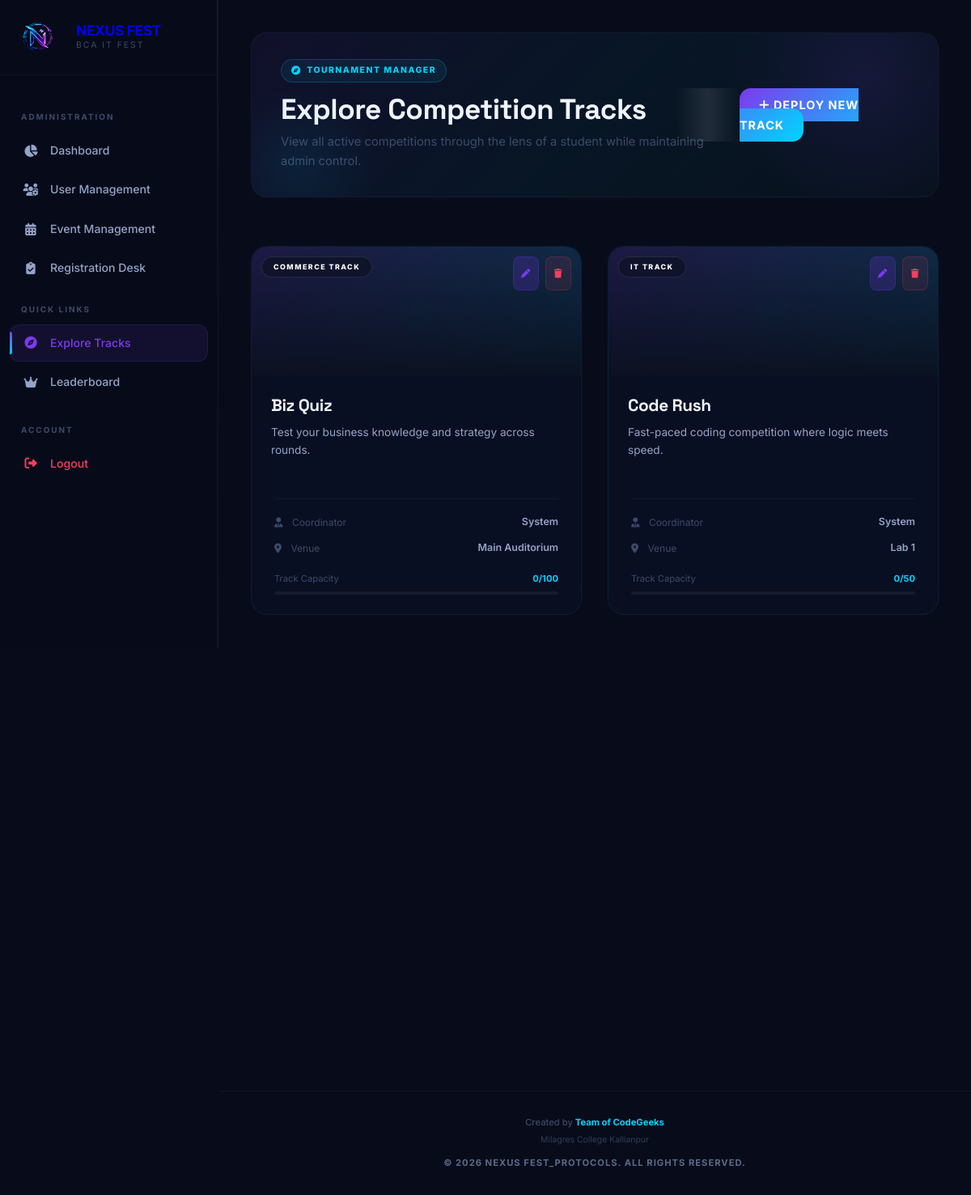
The app's page /admin_explore_events.php (signed in) with its own data.
### tables this page shows
CREATE TABLE IF NOT EXISTS `events` (
  `id` int(11) NOT NULL AUTO_INCREMENT,
  `name` varchar(255) NOT NULL,
  `category` varchar(50) NOT NULL,
  `eligibility_stream` varchar(50) DEFAULT 'ALL',
  `description` text,
  `rules` text,
  `date` date DEFAULT NULL,
  `time` time DEFAULT NULL,
  `venue` varchar(255) DEFAULT NULL,
  `coordinator_name` varchar(255) DEFAULT NULL,
  `coordinator_phone` varchar(20) DEFAULT NULL,
  `coordinator_id` varchar(20) DEFAULT NULL,
  `max_participants` int(11) DEFAULT '0',
  `current_participants` int(11) DEFAULT '0',
  `image` varchar(255) DEFAULT NULL,
  `is_team_event` tinyint(1) DEFAULT '0',
  `min_team_size` int(11) DEFAULT '2',
  `max_team_size` int(11) DEFAULT '4',
  `status` enum('active','full','completed') DEFAULT 'active',
  `created_at` timestamp NOT NULL DEFAULT CURRENT_TIMESTAMP,
  PRIMARY KEY (`id`)
);

### admin_explore_events.php (the view, shortened to what this page needs)
<?php
include 'includes/header.php';
$stmt = $pdo->query("SELECT * FROM events ORDER BY category, name");
$events = $stmt->fetchAll();
?>
<div style="padding: 40px;">
    <div class="dashboard-header" style="margin-bottom: 40px;">
        <div class="header-content">
            <div
                style="display: inline-flex; align-items: center; gap: 8px; background: rgba(0, 212, 255, 0.08); border: 1px solid rgba(0, 212, 255, 0.2); padding: 5px 12px; border-radius: 50px; margin-bottom: 12px;">
                <i class="fa-solid fa-compass" style="font-size: 0.7rem; color: var(--accent-1);"></i>
                <span
                    style="font-size: 0.65rem; font-weight: 800; color: var(--accent-1); text-transform: uppercase; letter-spacing: 1.5px;">Tournament
                    Manager</span>
            </div>
            <h1 style="font-family: 'Space Grotesk', sans-serif; font-size: 2.2rem; font-weight: 700; margin: 0;">
                Explore Competition Tracks</h1>
            <p style="color: var(--text-dim); margin-top: 8px;">View all active competitions through the lens of a
                student while maintaining admin control.</p>
        </div>
        <div class="header-actions">
            <a href="admin.php?tab=events" class="btn-start-dash"
                style="text-decoration: none; width: auto; padding: 12px 24px;">
                <i class="fa-solid fa-plus"></i> DEPLOY NEW TRACK
            </a>
        </div>
    </div>
    <div
        style="display: grid; grid-template-columns: repeat(auto-fill, minmax(360px, 1fr)); gap: 32px; padding: 20px 0 60px;">
        <?php foreach ($events as $index => $event): ?>
            <div class="glass event-card-premium"
                style="padding: 0; display: flex; flex-direction: column; overflow: hidden; position: relative; transition: 0.3s; border-color: rgba(0, 212, 255, 0.08); margin-bottom: 20px;">
                <div style="height: 160px; position: relative; overflow: hidden; background: var(--bg-card);">
                    <?php if ($event['image']): ?>
                        <img src="<?= $event['image'] ?>" alt="<?= htmlspecialchars($event['name']) ?>"
                            style="width: 100%; height: 100%; object-fit: cover; transition: transform 0.5s ease;"
                            class="card-img-top">
                    <?php else: ?>
                        <div
                            style="width: 100%; height: 100%; background: var(--grad-primary); opacity: 0.15; display: flex; align-items: center; justify-content: center;">
                            <i class="fa-solid fa-microchip"
                                style="font-size: 2.5rem; color: var(--accent-1); opacity: 0.4;"></i>
                        </div>
                    <?php endif; ?>
                    <div
                        style="position: absolute; bottom: 0; left: 0; right: 0; height: 100%; background: linear-gradient(to bottom, transparent 0%, rgba(10, 15, 30, 0.9) 100%);">
                    </div>
                    <div
                        style="position: absolute; top: 12px; left: 12px; display: inline-flex; align-items: center; gap: 6px; background: rgba(10, 15, 30, 0.6); backdrop-filter: blur(10px); -webkit-backdrop-filter: blur(10px); border: 1px solid rgba(255,255,255,0.1); padding: 5px 14px; border-radius: 50px; z-index: 2;">
                        <span
                            style="font-size: 0.55rem; font-weight: 800; color: white; text-transform: uppercase; letter-spacing: 1.5px;"><?= $event['category'] ?></span>
                    </div>
                    <div style="position: absolute; top: 12px; right: 12px; display: flex; gap: 8px; z-index: 3;">
                        <a href="admin.php?tab=events&edit=<?= $event['id'] ?>" class="btn-coord"
                            style="width: 32px; height: 32px; padding: 0; display: flex; align-items: center; justify-content: center; font-size: 0.7rem; border-radius: 8px; background: rgba(124, 58, 237, 0.2);"
                            title="Edit Event">
                            <i class="fa-solid fa-pen"></i>
                        </a>
                        <form method="POST" onsubmit="return confirm('Truly delete this track? This cannot be undone.')">
                            <button type="submit" class="btn-coord"
                                style="width: 32px; height: 32px; padding: 0; display: flex; align-items: center; justify-content: center; font-size: 0.7rem; border-radius: 8px; color: var(--danger); border-color: rgba(244, 63, 94, 0.2); background: rgba(244, 63, 94, 0.1);"
                                title="Delete Event">
                                <i class="fa-solid fa-trash"></i>
                            </button>
                        </form>
                    </div>
                </div>
                <div style="padding: 24px;">
                    <h3
                        style="font-family: 'Space Grotesk', sans-serif; font-size: 1.3rem; margin-bottom: 10px; color: var(--text-primary); font-weight: 700;">
                        <?= htmlspecialchars($event['name']) ?>
                    </h3>
                    <p style="color: var(--text-secondary); font-size: 0.85rem; line-height: 1.6; min-height: 48px;">
                        <?= htmlspecialchars($event['description'] ?: 'No description available for this tournament track.') ?>
                    </p>
                </div>
                <div style="padding: 0 28px 24px; margin-top: auto;">
                    <div
                        style="display: flex; flex-direction: column; gap: 12px; padding-top: 18px; border-top: 1px solid var(--border);">
                        <div style="display: flex; justify-content: space-between; align-items: center;">
                            <span style="font-size: 0.75rem; color: var(--text-dim);"><i class="fa-solid fa-user-tie"
                                    style="margin-right: 8px;"></i> Coordinator</span>
                            <span
                                style="font-size: 0.78rem; font-weight: 600; color: var(--text-secondary);"><?= $event['coordinator_name'] ?: 'System' ?></span>
                        </div>
                        <div style="display: flex; justify-content: space-between; align-items: center;">
                            <span style="font-size: 0.75rem; color: var(--text-dim);"><i class="fa-solid fa-location-dot"
                                    style="margin-right: 8px;"></i> Venue</span>
                            <span
                                style="font-size: 0.78rem; font-weight: 600; color: var(--text-secondary);"><?= $event['venue'] ?: 'TBD' ?></span>
                        </div>
                        <div style="margin-top: 8px;">
                            <div
                                style="display: flex; justify-content: space-between; font-size: 0.7rem; color: var(--text-dim); margin-bottom: 6px;">
                                <span>Track Capacity</span>
                                <span
                                    style="font-weight: 700; color: var(--accent-1);"><?= $event['current_participants'] ?>/<?= $event['max_participants'] ?></span>
                            </div>
                            <div
                                style="width: 100%; height: 4px; background: rgba(255,255,255,0.05); border-radius: 4px; overflow: hidden;">
                            </div>
                        </div>
                    </div>
                </div>
            </div>
        <?php endforeach; ?>
    </div>
</div>
<?php include 'includes/footer.php'; ?>

### records on screen
events: category "COMMERCE TRACK", name "Biz Quiz", description "Test your business knowledge and strategy across rounds.", coordinator_name "System", venue "Main Auditorium", current_participants "0", max_participants "100"
events: category "IT TRACK", name "Code Rush", description "Fast-paced coding competition where logic meets speed.", coordinator_name "System", venue "Lab 1", current_participants "0", max_participants "50"
